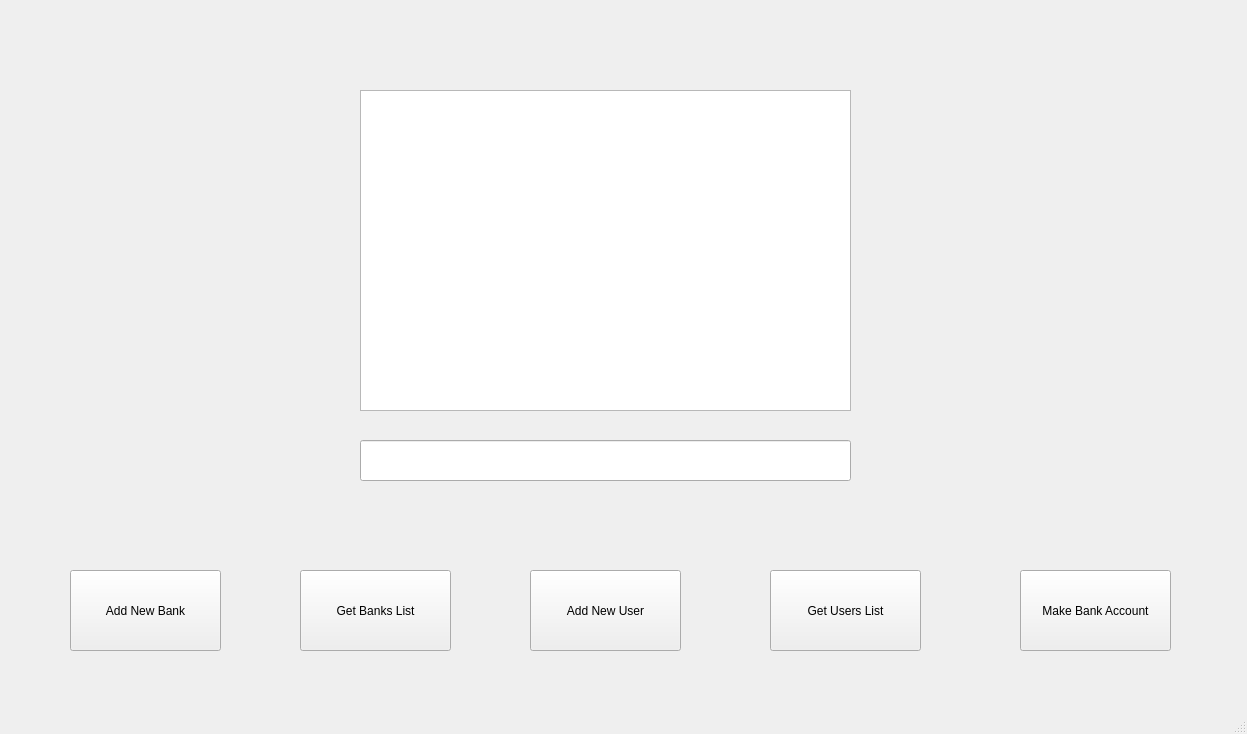
<?xml version="1.0" encoding="UTF-8"?>
<ui version="4.0">
 <class>MainWindow</class>
 <widget class="QMainWindow" name="MainWindow">
  <property name="enabled">
   <bool>true</bool>
  </property>
  <property name="geometry">
   <rect>
    <x>0</x>
    <y>0</y>
    <width>1247</width>
    <height>734</height>
   </rect>
  </property>
  <property name="tabletTracking">
   <bool>false</bool>
  </property>
  <property name="windowTitle">
   <string>MainWindow</string>
  </property>
  <property name="autoFillBackground">
   <bool>false</bool>
  </property>
  <widget class="QWidget" name="centralwidget">
   <widget class="QPushButton" name="AddBankButton">
    <property name="geometry">
     <rect>
      <x>70</x>
      <y>570</y>
      <width>151</width>
      <height>81</height>
     </rect>
    </property>
    <property name="text">
     <string>Add New Bank</string>
    </property>
   </widget>
   <widget class="QPushButton" name="GetBankButton">
    <property name="geometry">
     <rect>
      <x>300</x>
      <y>570</y>
      <width>151</width>
      <height>81</height>
     </rect>
    </property>
    <property name="text">
     <string>Get Banks List</string>
    </property>
   </widget>
   <widget class="QPushButton" name="AddUserButton">
    <property name="geometry">
     <rect>
      <x>530</x>
      <y>570</y>
      <width>151</width>
      <height>81</height>
     </rect>
    </property>
    <property name="text">
     <string>Add New User</string>
    </property>
   </widget>
   <widget class="QPushButton" name="GetUserButton">
    <property name="geometry">
     <rect>
      <x>770</x>
      <y>570</y>
      <width>151</width>
      <height>81</height>
     </rect>
    </property>
    <property name="text">
     <string>Get Users List</string>
    </property>
   </widget>
   <widget class="QPushButton" name="OpenBankAccountButton">
    <property name="geometry">
     <rect>
      <x>1020</x>
      <y>570</y>
      <width>151</width>
      <height>81</height>
     </rect>
    </property>
    <property name="text">
     <string>Make Bank Account</string>
    </property>
   </widget>
   <widget class="QLineEdit" name="InputLine">
    <property name="geometry">
     <rect>
      <x>360</x>
      <y>440</y>
      <width>491</width>
      <height>41</height>
     </rect>
    </property>
   </widget>
   <widget class="QTextBrowser" name="OutputWindow">
    <property name="geometry">
     <rect>
      <x>360</x>
      <y>90</y>
      <width>491</width>
      <height>321</height>
     </rect>
    </property>
   </widget>
  </widget>
  <widget class="QStatusBar" name="statusbar"/>
 </widget>
 <resources/>
 <connections/>
</ui>
